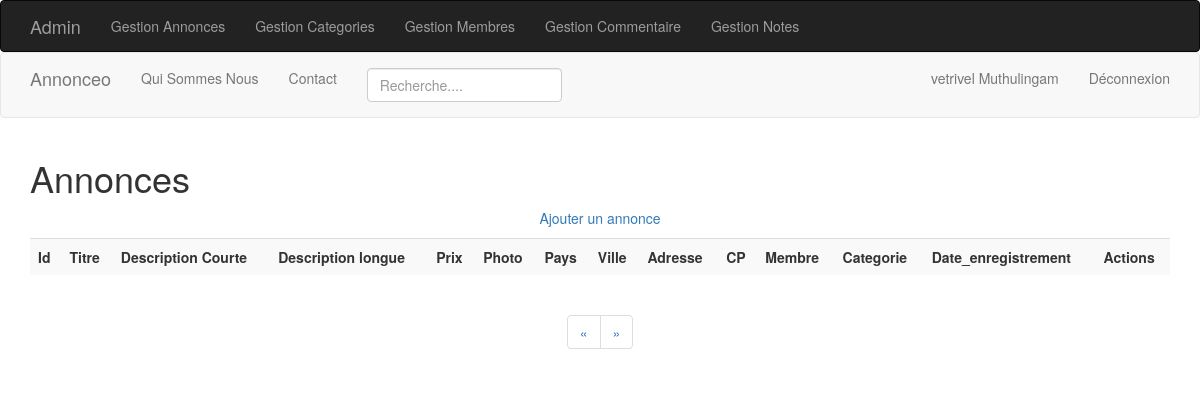
/admin/fonts/annonces.php (signed in), run on an earlier commit of the app's database.
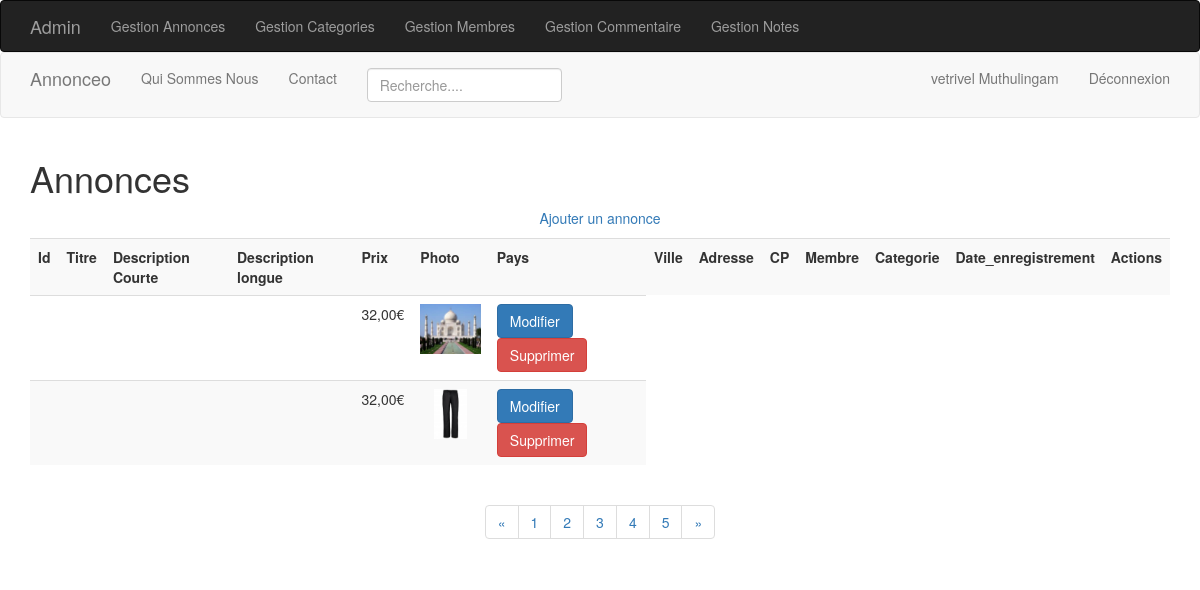
And on a later commit of the database.
### tables this page shows
CREATE TABLE `annonce` (
  `id_annonce` int(3) NOT NULL,
  `titre` varchar(255) NOT NULL,
  `description_courte` varchar(255) NOT NULL,
  `description_longue` text NOT NULL,
  `prix` float NOT NULL,
  `photo` varchar(255) DEFAULT NULL,
  `pays` varchar(45) DEFAULT NULL,
  `ville` varchar(45) DEFAULT NULL,
  `adresse` varchar(255) DEFAULT NULL,
  `cp` int(5) DEFAULT NULL,
  `date_enregistrement` datetime DEFAULT NULL,
  `membre_id` int(3) DEFAULT NULL,
  `photo_id` int(3) DEFAULT NULL,
  `categorie_id` int(3) DEFAULT NULL
);

### admin/fonts/annonces.php (the view, shortened to what this page needs)
<?php
include '../include/init.php';
$nbProduitsParPage = 2;
$query = 'SELECT COUNT(*) FROM annonce';
$stmt = $pdo->query($query);
$nbAnnonces = $stmt->fetchColumn();
$nbPages = ceil($nbAnnonces / $nbProduitsParPage);
$page = isset($_GET['page']) ? $_GET['page'] : 1;
$limit = $nbProduitsParPage;
$offset = ($page - 1) * $nbProduitsParPage;
$query = 'SELECT a.*, p.*'
	. ' FROM annonce a'
	. ' JOIN photo p ON p.id_photo = a.photo_id'
	. ' ORDER BY date_enregistrement'
	. ' LIMIT ' . $limit
	. ' OFFSET ' . $offset
;
$stmt = $pdo->query($query);
$annonces = $stmt->fetchAll();
include '../layout/top.php';
?>
<h1>Annonces</h1>
<p class="text-center">
	<a href="annonce-edit.php">Ajouter un annonce</a>
</p>
<table class="table table-striped">
	<tr>
		<th>Id</th>
		<th>Titre</th>
		<th>Description Courte</th>
		<th>Description longue</th>
		<th>Prix</th>
		<th>Photo</th>
		<th>Pays</th>
		<th>Ville</th>
		<th>Adresse</th>
		<th>CP</th>
		<th>Membre</th>
		<th>Categorie</th>
		<th>Date_enregistrement</th>
		<th>Actions</th>
	</tr>
	<?php
	foreach ($annonces as $annonce) :
	?>
		<tr>
			<td><?= $annonce['id']; ?></td>
			<td><?= $annonce['nom']; ?></td>
			<td><?= nl2br($annonce['description']); ?></td>
			<td><?= $annonce['nom_categorie']; ?></td>
			<td><?= number_format($annonce['prix'], 2, ',', ' ') . '€'; ?></td>
			<td align="center">
			<?php
			if (!empty($annonce['photo'])) :
			?>
				<img src="<?= PHOTO_WEB . $annonce['photo']; ?>" height="50px">
			<?php
			else :
				echo '-';
			endif;
			?>
			</td>
			<td>
				<a class="btn btn-primary" href="annonce-edit.php?id_annonce=<?= $produit['id_annonce']; ?>">Modifier</a>
				<a class="btn btn-danger" href="annonce-delete.php?id_annonce=<?= $produit['id_annonce']; ?>">Supprimer</a>
			</td>
		</tr>
	<?php
	endforeach;
	?>
</table>
<nav class="text-center" aria-label="Page navigation">
  <ul class="pagination">
    <li>
      <a href="?page=1" aria-label="Previous">
        <span aria-hidden="true">&laquo;</span>
      </a>
    </li>
	<?php
	for ($i = 1; $i <= $nbPages; $i++) :
	?>
    <li><a href="?page=<?= $i; ?>"><?= $i; ?></a></li>
	<?php
	endfor;
	?>
    <li>
      <a href="?page=<?= $nbPages; ?>" aria-label="Next">
        <span aria-hidden="true">&raquo;</span>
      </a>
    </li>
  </ul>
</nav>
<?php
include '../layout/bottom.php';
?>

What changed in the data, as far as the page shows it:
added annonce: prix "32,00", photo (picture)
added annonce: prix "32,00", photo (picture)
Also different on the page:
new list line: "1"
new list line: "2"
new list line: "3"
new list line: "4"
new list line: "5"
